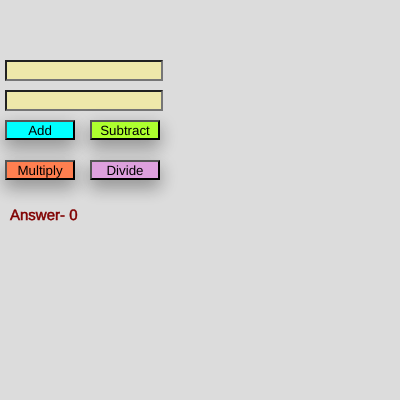
Frame 1 (no input)
Frame 60 (no input): identical to frame 1, image omitted
Frame 120 (the mouse pressed at the canvas centre since frame 60): identical to frame 1, image omitted

The p5.js sketch that drew this single still picture (run headless with seeded random() and noise() and a simulated clock; from frame 60 on, the mouse is pressed at the canvas centre):

// p5.js sketch
// ── sketch.js
var num1;
var num2;

var answer=0;

function setup() {
  createCanvas(400, 400);
  num1=createInput();
  num2=createInput();
  num1.position(5,60);
  num2.position(5,90);
  num1.style("background-color: PaleGoldenRod;color: black");
  num2.style("background-color: PaleGoldenRod;color: black");
  num1.size(150,15);
  num2.size(150,15);

  add=createButton("Add");
  add.position(5,120);
  add.style("background-color: aqua;box-shadow: 0 8px 16px 0 rgba(0,0,0,0.2), 0 6px 20px 0 rgba(0,0,0,0.19)");
  add.size(70,20);

  subtract=createButton("Subtract");
  subtract.position(90,120);
  subtract.style("background-color: GreenYellow;box-shadow: 0 8px 16px 0 rgba(0,0,0,0.2), 0 6px 20px 0 rgba(0,0,0,0.19)");
  subtract.size(70,20);

  multiply=createButton("Multiply");
  multiply.position(5,160);
  multiply.style("background-color: coral;box-shadow: 0 8px 16px 0 rgba(0,0,0,0.2), 0 6px 20px 0 rgba(0,0,0,0.19);")
  multiply.size(70,20);

  divide=createButton("Divide");
  divide.position(90,160);
  divide.style("background-color: plum;box-shadow: 0 8px 16px 0 rgba(0,0,0,0.2), 0 6px 20px 0 rgba(0,0,0,0.19);");
  divide.size(70,20);

  add.mousePressed(addition);
  subtract.mousePressed(sub);
  multiply.mousePressed(mult);
  divide.mousePressed(div);
}

function draw() {
  background(220);
  n1=parseInt(num1.value());
  n2=parseInt(num2.value());

  fill("maroon");
  stroke("maroon");
  strokeWeight(0.5);
  textSize(15);
  text("Answer- " + answer,10,220);

}

function addition() {
  answer=n1+n2;
  console.log(answer);
}
function sub(){
  answer=n1-n2;
  console.log(answer)
}
function mult() {
  answer=n1*n2;
  console.log(answer);
}
function div() {
  answer=n1/n2;
  console.log(answer);
}
